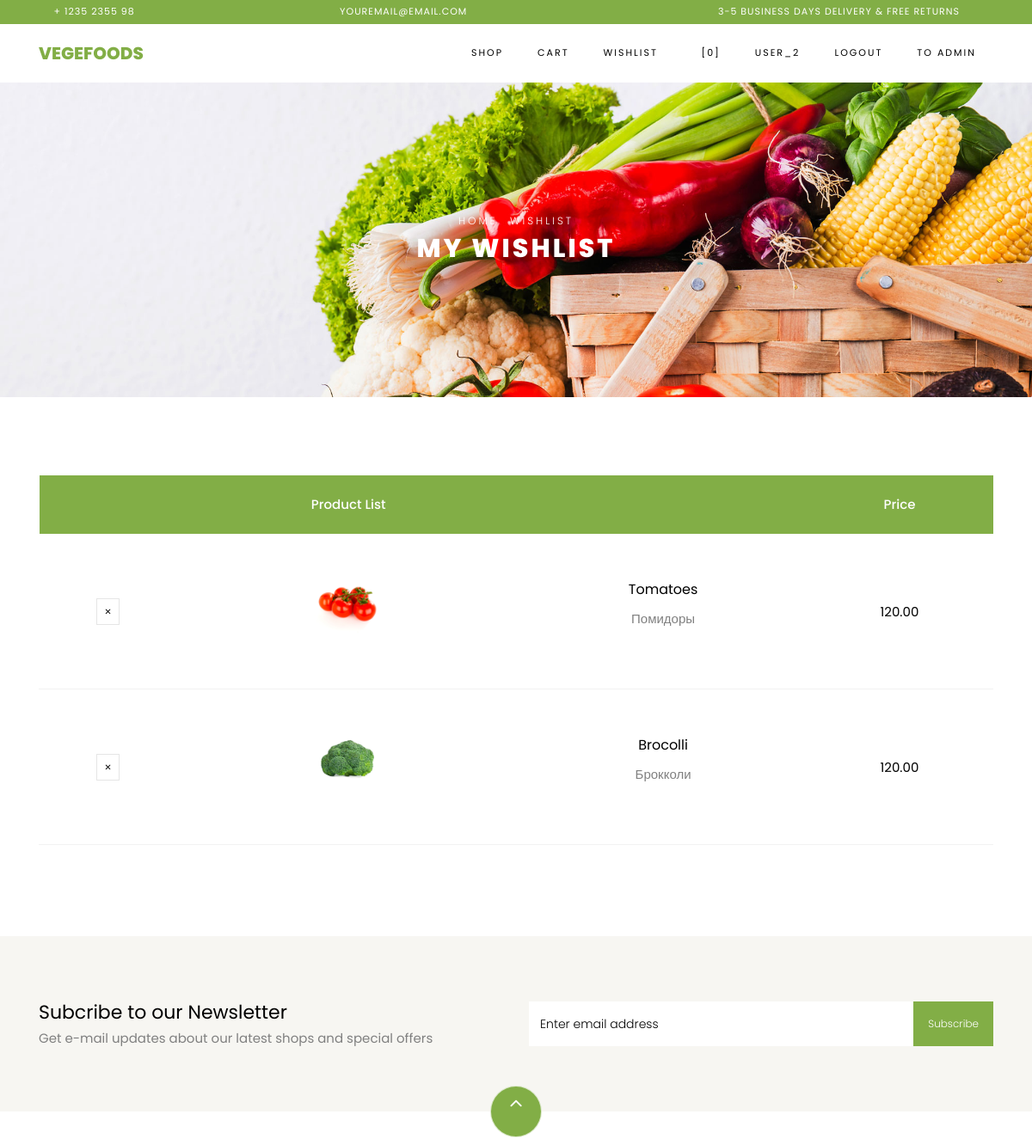
/wishlist/ (signed in, upper part), run on an earlier commit of the app's database.
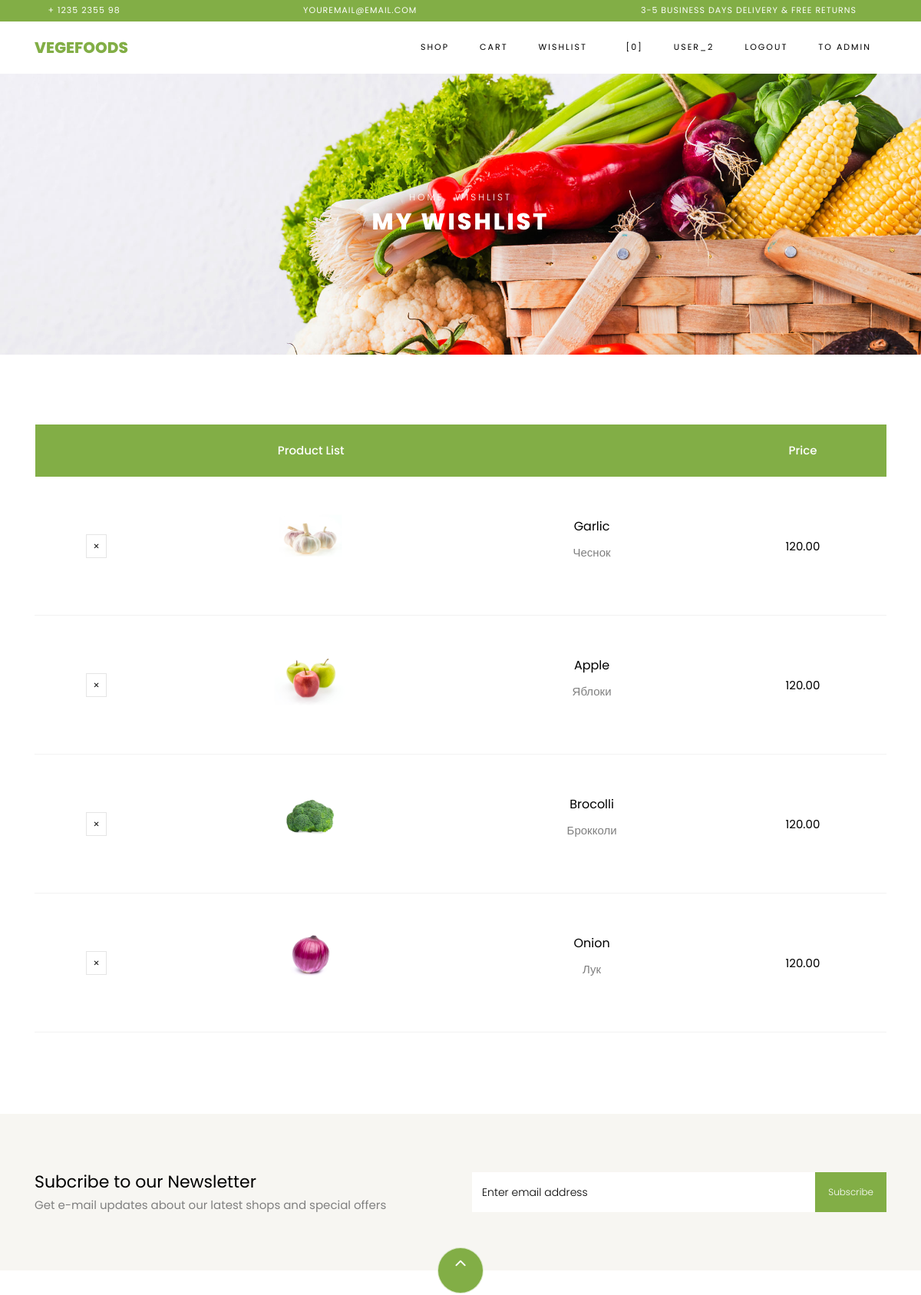
And on a later commit of the database.
### store/models.py (models this page shows, shortened)
class Wishlist(models.Model):
    user = models.ForeignKey(User, on_delete=models.CASCADE)
    product = models.ForeignKey(Product, on_delete=models.CASCADE)

class Product(models.Model):
    name = models.CharField(max_length=255)
    description = models.TextField()
    price = models.DecimalField(max_digits=10, decimal_places=2)
    image = models.ImageField(upload_to='static/products/', null=True, blank=True)
    category = models.ForeignKey(Category, on_delete=models.CASCADE)
    created_time = models.DateTimeField(auto_now_add=True)
    updated_time = models.DateTimeField(auto_now=True)

### store/views.py (the view)
# urls.py: path('wishlist/', WishlistView.as_view(), name='wishlist'),
class WishlistView(View):
    queryset = Wishlist.objects.all()
    def get(self, request):
        if request.user.is_authenticated:
            list_of_data = self.get_queryset()
            return render(request, "store/wishlist.html", context={'data': list_of_data})
        return redirect('login:login')
    def get_queryset(self):
        return self.queryset.filter(user=self.request.user)

### store/templates/store/wishlist.html
{% extends 'store/base.html' %}
{% load static %}
{% block content %}
    <div class="hero-wrap hero-bread" style="background-image: url({% static 'store/images/bg_1.jpg' %});">
      <div class="container">
        <div class="row no-gutters slider-text align-items-center justify-content-center">
          <div class="col-md-9 ftco-animate text-center">
          	<p class="breadcrumbs"><span class="mr-2"><a href="index.html">Home</a></span> <span>Wishlist</span></p>
            <h1 class="mb-0 bread">My Wishlist</h1>
          </div>
        </div>
      </div>
    </div>
    <section class="ftco-section ftco-cart">
			<div class="container">
				<div class="row">
    			<div class="col-md-12 ftco-animate">
    				<div class="cart-list">
	    				<table class="table">
						    <thead class="thead-primary">
						      <tr class="text-center">
						        <th>&nbsp;</th>
						        <th>Product List</th>
						        <th>&nbsp;</th>
						        <th>Price</th>
						      </tr>
						    </thead>
						    <tbody>
						      {% for wish_product in data %}
                                <tr class="text-center">
                                    <td class="product-remove"><a href="{% url 'store:delete' wish_product.product.id %}"><span class="ion-ios-close"></span></a></td>
                                    <td class="image-prod">
                                        <a href="{% url 'store:product' wish_product.product.id %}">
                                            <div class="img"><img src="{{ wish_product.product.image.url }}" class="img-fluid"></div>
                                        </a>
                                    </td>
                                    <td class="product-name">
                                        <h3>{{ wish_product.product.name }}</h3>
                                        <p>{{ wish_product.product.description }}</p>
                                    </td>
                                    <td class="price">{{ wish_product.product.price }}</td>
                                  </tr>
                              {% endfor %}
						    </tbody>
						  </table>
					  </div>
    			</div>
    		</div>
			</div>
		</section>
		<section class="ftco-section ftco-no-pt ftco-no-pb py-5 bg-light">
      <div class="container py-4">
        <div class="row d-flex justify-content-center py-5">
          <div class="col-md-6">
          	<h2 style="font-size: 22px;" class="mb-0">Subcribe to our Newsletter</h2>
          	<span>Get e-mail updates about our latest shops and special offers</span>
          </div>
          <div class="col-md-6 d-flex align-items-center">
            <form action="#" class="subscribe-form">
              <div class="form-group d-flex">
                <input type="text" class="form-control" placeholder="Enter email address">
                <input type="submit" value="Subscribe" class="submit px-3">
              </div>
            </form>
          </div>
        </div>
      </div>
    </section>
{% endblock %}

What changed in the data, as far as the page shows it:
removed Wishlist: product.image (picture), product.name "Tomatoes", product.description "Помидоры", product.price "120.00"
added Wishlist: product.image (picture), product.name "Garlic", product.description "Чеснок", product.price "120.00"
added Wishlist: product.image (picture), product.name "Apple", product.description "Яблоки", product.price "120.00"
added Wishlist: product.image (picture), product.name "Onion", product.description "Лук", product.price "120.00"
